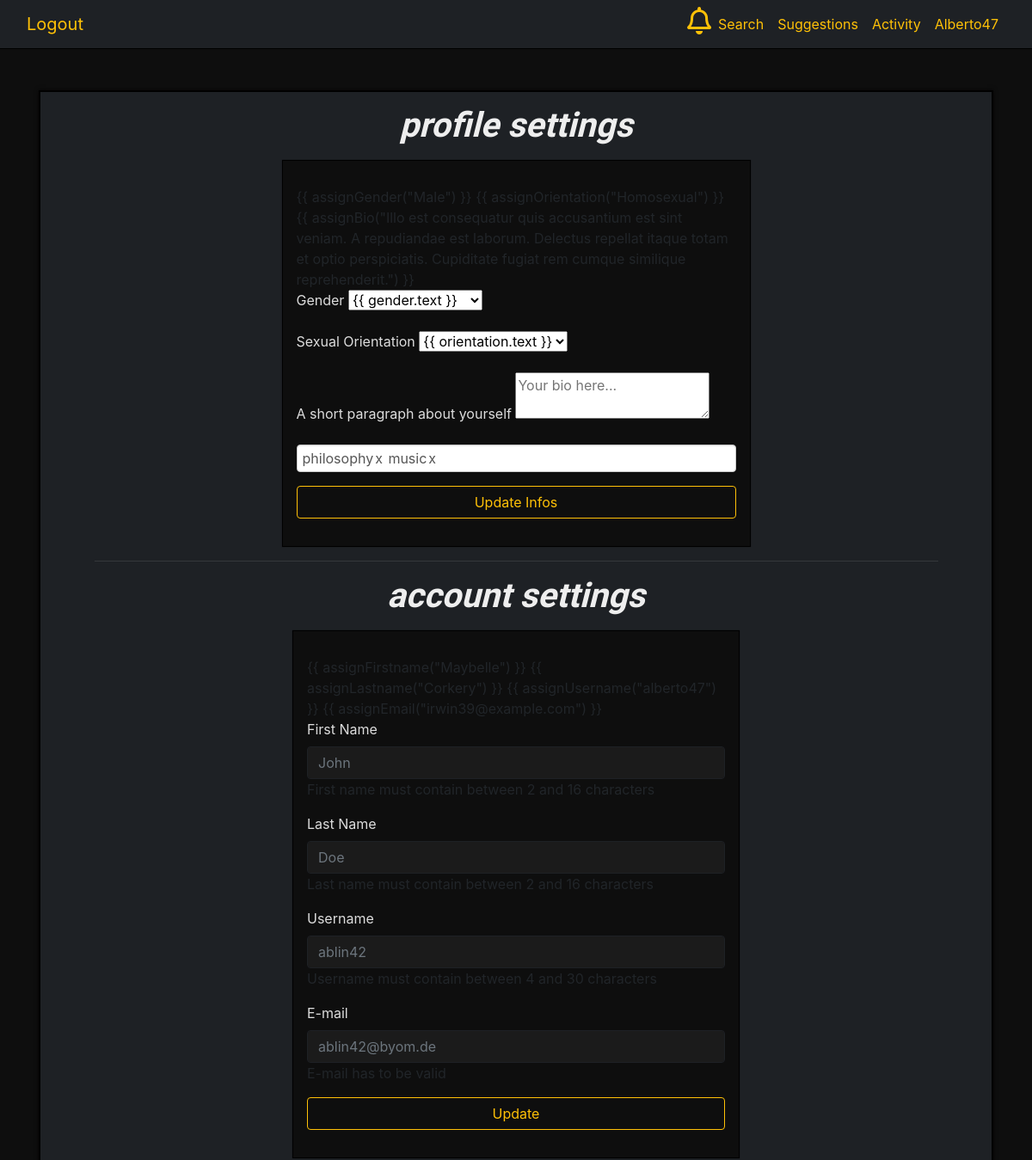
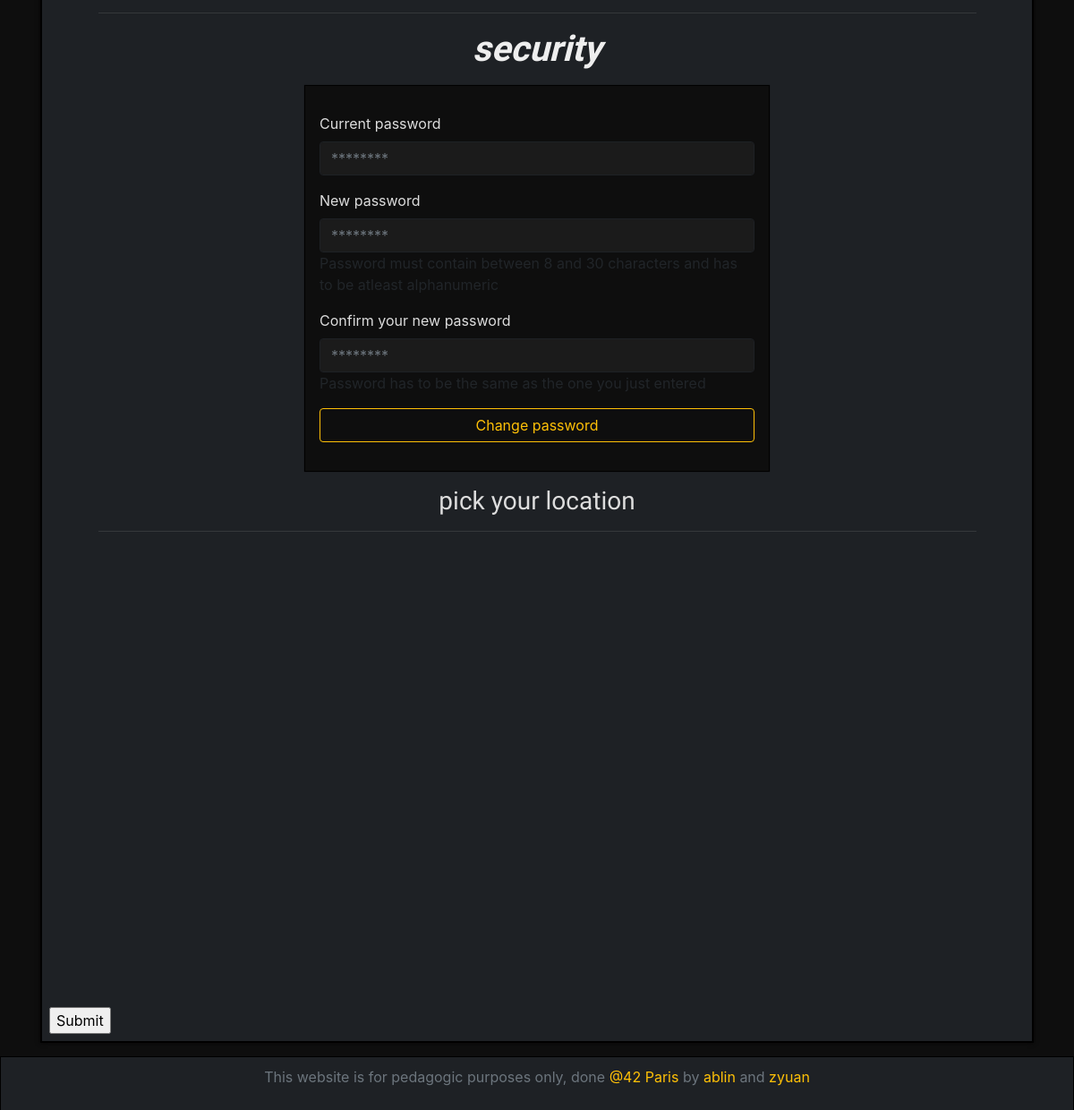
Screenshot of /account.php (signed in) with the database file from the repository (2 pictures, top to bottom).
### tables this page shows
CREATE TABLE `user_info` (
  `id` int(11) NOT NULL,
  `user_id` int(11) NOT NULL,
  `firstname` varchar(64) NOT NULL,
  `lastname` varchar(64) NOT NULL,
  `birth_year` year(4) DEFAULT NULL,
  `bio` varchar(512) DEFAULT NULL,
  `gender` varchar(128) DEFAULT NULL,
  `orientation` varchar(128) DEFAULT 'Bisexual',
  `last_online` datetime NOT NULL DEFAULT CURRENT_TIMESTAMP
);

CREATE TABLE `user` (
  `id` int(11) NOT NULL,
  `username` varchar(30) NOT NULL,
  `password` varchar(255) NOT NULL,
  `email` varchar(255) NOT NULL,
  `mail_token` varchar(128) DEFAULT NULL,
  `confirmed_token` datetime DEFAULT NULL,
  `password_token` varchar(128) DEFAULT NULL
);

### class/autoloader.php (called while the page is built, shortened)
<?php
class autoloader
{
    static function autoload($class_name)
    {
        if (strpos($class_name, __NAMESPACE__ . '\\') == 0)
        {
            $class_name = str_replace(__NAMESPACE__ . '\\', '', $class_name);
        }
    }
}

### class/database.php (called while the page is built, shortened)
<?php
class database
{
    private $db_user;
    private $db_pass;
    private $dsn;
    private $pdo;
    private static $_instance;
    public function __construct($db_name, $db_host = "localhost", $db_user = "root", $db_pass = "root42")
    {
        $this->db_user = $db_user;
        $this->db_pass = $db_pass;
        $this->dsn = "mysql:dbname={$db_name};host={$db_host}";
    }
    public static function getInstance($db_name)
    {
        if (is_null(self::$_instance))
            self::$_instance = new database($db_name);
        return self::$_instance;
    }
    private function getPDO()
    {
        if ($this->pdo === null)
        {
            $pdo = new PDO($this->dsn, $this->db_user, $this->db_pass);
            $pdo->setAttribute(PDO::ATTR_ERRMODE, PDO::ERRMODE_EXCEPTION);
            $this->pdo = $pdo;
        }
        return $this->pdo;
    }
    public function prepare($statement, $attributes, $one = false, $class_name = null)
    {
        $req = $this->getPDO()->prepare($statement);
        $req->execute($attributes);
        if (strpos($statement, "SELECT") !== false)
        {
            if ($class_name === null)
                $req->setFetchMode(PDO::FETCH_OBJ);
            else
                $req->setFetchMode(PDO::FETCH_CLASS, $class_name);
            if ($one)
                $data = $req->fetch();
            else
                $data = $req->fetchAll();
            return $data;
        }
    }
}

### utils/fetch_account_data.php (called while the page is built, shortened)
<?php
$db = database::getInstance('matcha');
if ($_SESSION['id']) {
    $id = secure_input($_SESSION['id']);
    $req = $db->prepare("SELECT * FROM `user_info` WHERE `user_id` = :user_id", array("user_id" => $id));
    if ($req) {
        foreach ($req as $item) {
            $gender = $item->gender;
            $orientation = $item->orientation;
            $bio = $item->bio;
            $firstname = $item->firstname;
            $lastname = $item->lastname;
        }
    }
    $req = $db->prepare("SELECT * FROM `user` WHERE `id` = :user_id", array("user_id" => $id));
    if ($req) {
        foreach ($req as $item) {
            $username = $item->username;
            $email = $item->email;
        }
    }
}

### utils/functions.php (called while the page is built, shortened)
<?php
function secure_input($data)
{
    $data = trim($data);
    $data = stripslashes($data);
    $data = htmlspecialchars($data);
    return $data;
}

### account.php (the view, shortened to what this page needs)
<!DOCTYPE html>
<html lang="en">
<head>
    <link rel="stylesheet" href="style/bootstrap.css">
    <link rel="stylesheet" href="style/style.css">
    <link rel="stylesheet" href="https://use.fontawesome.com/releases/v5.5.0/css/all.css">
</head>
<body>
<?php
require_once("includes/header.php");
require_once("utils/fetch_account_data.php");
?>
<div class="container mt-5 small-page-wrapper">
    <div class="wrapper col-12 p-2">
        <h1>profile settings</h1>
        <div class="register-form-wrapper container col-6 p-3 mt-3 mb-3">
            <form id="infos" name="infos" @submit.prevent="processForm" class="my-2 my-lg-0" method="post">
                {{ assignGender(<?= json_encode($gender) ?>) }}
                {{ assignOrientation(<?= json_encode($orientation) ?>) }}
                {{ assignBio(<?= json_encode($bio) ?>) }}
                <div class="form-group">
                    <label for="gender" class="lab">Gender</label>
                    <select v-model="selectedGender" required>
                        <option v-for="gender in genderOptions" v-bind:value="gender.value">
                            {{ gender.text }}
                        </option>
                    </select>
                </div>
                <div class="form-group">
                    <label for="orientation" class="lab">Sexual Orientation</label>
                    <select v-model="selectedOrientation" required>
                        <option v-for="orientation in orientationOptions" v-bind:value="orientation.value">
                            {{ orientation.text }}
                        </option>-
                    </select>
                </div>
                <div class="form-group" id="tests">
                    <label for="bio" class="lab">A short paragraph about yourself</label>
                    <textarea maxlength="512" v-model="bio" placeholder="Your bio here..." required></textarea>
                </div>
                <div class="form-group">
                </div>
                <div class="form-group">
                    <button type="submit" name="submit_infos" class="btn btn-outline-warning btn-sign-in">Update Infos</button>
                </div>
            </form>
        </div>
        <hr />
        <h1>account settings</h1>
        <div class="gallery-wrapper">
            <div class="register-form-wrapper container col-6 p-3 mt-3 mb-3">
                <form id="account" name="account" @submit.prevent="processForm" class="my-2 my-lg-0" method="post">
                    {{ assignFirstname("<?= $firstname ?>") }}
                    {{ assignLastname("<?= $lastname ?>") }}
                    {{ assignUsername("<?= $username ?>") }}
                    {{ assignEmail("<?= $email ?>") }}
                    <div class="form-group">
                        <label for="firstname" class="lab">First Name</label>
                        <input type="text"
                               name="firstname"
                               placeholder="John"
                               id="firstname"
                               class="form-control"
                               maxlength="16"
                               v-model="firstname"
                               :style="{ borderColor: borderColor.firstname }"
                               @blur="validateFirstname"
                               required>
                        <span v-if="errors.firstname">First name must contain between 2 and 16 characters</span>
                    </div>
                    <div class="form-group">
                        <label for="lastname" class="lab">Last Name</label>
                        <input type="text"
                               name="lastname"
                               placeholder="Doe"
                               id="lastname"
                               class="form-control"
                               maxlength="16"
                               v-model="lastname"
                               :style="{ borderColor: borderColor.lastname }"
                               @blur="validateLastname"
                               required>
                        <span v-if="errors.lastname">Last name must contain between 2 and 16 characters</span>
                    </div>
                    <div class="form-group">
                        <label for="username" class="lab">Username</label>
                        <input type="text"
                               name="username"
                               placeholder="ablin42"
                               id="username"
                               class="form-control"
                               maxlength="30"
                               v-model="username"
                               :style="{ borderColor: borderColor.username }"
                               @blur="validateUsername"
                               required>
                        <span v-if="errors.username">Username must contain between 4 and 30 characters</span>
                    </div>
                    <div class="form-group">
                        <label for="email" class="lab">E-mail</label>
                        <input type="email"
                               name="email"
                               placeholder="ablin42@byom.de"
                               id="email" class="form-control"
                               maxlength="255"
                               v-model="email"
                               :style="{ borderColor: borderColor.email }"
                               @blur="validateEmail"
                               required>
                        <span v-if="errors.email">E-mail has to be valid</span>
                    </div>
                    <div class="form-group">
                        <button type="submit" name="submit_account" class="btn btn-outline-warning btn-sign-in">Update</button>
                    </div>
                </form>
            </div>
        </div>
        <hr />
        <h1>security</h1>
        <div class="gallery-wrapper">
            <div class="register-form-wrapper container col-6 p-3 mt-3 mb-3">
                <form id="security" name="security" @submit.prevent="processForm" class="my-2 my-lg-0" method="post">
                    <div class="form-group">
                        <label for="currpw" class="lab">Current password</label>
                        <input type="password"
                               name="currpw"
                               placeholder="********"
                               id="currpw"
                               class="form-control"
                               maxlength="30"
                               v-model="currpw"
                               required>
                    </div>
                    <div class="form-group">
                        <label for="password" class="lab">New password</label>
                        <input type="password"
                               name="password"
                               placeholder="********"
                               id="password"
                               class="form-control"
                               maxlength="30"
                               v-model="password"
                               :style="{ borderColor: borderColor.password }"
                               @blur="validatePassword"
                               required>
                        <span v-if="errors.password">Password must contain between 8 and 30 characters and has to be atleast alphanumeric</span>
                    </div>
                    <div class="form-group">
                        <label for="password2" class="lab">Confirm your new password</label>
                        <input type="password"
                               name="password2"
                               placeholder="********"
                               id="password2"
                               class="form-control"
                               maxlength="30"
                               v-model="password2"
                               :style="{ borderColor: borderColor.password2 }"
                               @blur="validatePassword2"
                               required>
                        <span v-if="errors.password2">Password has to be the same as the one you just entered</span>
                    </div>
                    <div class="form-group">
                        <button type="submit" name="submit_account" class="btn btn-outline-warning btn-sign-in">Change password</button>
                    </div>
                </form>
            </div>
        </div>
        <h3>pick your location</h3>
        <hr>
        <div class="gallery-wrapper" style="min-height: 500px; overflow: hidden; position: relative;">
        </div>
        <form id="location" name="location" @submit.prevent="processLocation" class="my-2 my-lg-0" method="post">
            <input type="submit" />
        </form>
    </div>
</div>
<?php
require_once("includes/footer.php");
?>
</body>
</html>

### style/style.css (style rules this page uses)
body { background-color: #0e0e0e; }
html { min-width: 450px; min-height: 250px; }
h1, h2, h3, h4, h5, h6 { text-align: center; color: #DDDDDD !important; font-family: 'Titillium Web', sans-serif; font-weight: 500; word-break: break-word; }
h1 { color: #EEEEEE !important; font-style: italic; font-weight: bold; }
.small-page-wrapper { min-height: calc(100vh - 166px); }
hr { border-top: 1px solid rgba(255, 255, 255, 0.1); width: 90%; }
.lab { color: #DDDDDD; }
.wrapper { border: 2px solid black; background-color: #1e2125; margin-bottom: 15px; padding-top: 15px!important; -webkit-box-shadow: 0 0 5px 0 rgba(4, 3, 0, 0.75); -moz-box-shadow: 0 0 5px 0 rgba(4, 3, 0, 0.75); box-shadow: 0 0 5px 0 rgba(4, 3, 0, 0.75); }
.register-form-wrapper { padding-top: 30px!important; background-color: #0e0e0e; border: 1px solid black; -webkit-box-shadow: 0 0 1px 0 rgba(4, 3, 0, 0.75); -moz-box-shadow: 0 0 1px 0 rgba(4, 3, 0, 0.75); box-shadow: 0 0 1px 0 rgba(4, 3, 0, 0.75); }
.btn-sign-in { width: 100%; }
.btn { min-width: 60px; }
.gallery-wrapper { margin: 0 25px 15px 25px; }
.form-control { background-color: #1b1b1b; border: 1px solid #1e2125; color: #BBBBBB; }

### rows the page displays
user_info: gender "\"Male\"", orientation "\"Homosexual\"", bio "\"Illo est consequatur quis accusantium est sint veniam. A repudiandae est laborum. Delectus repellat itaque totam et optio perspiciatis. Cupiditate fugiat rem cumque similique reprehenderit.\"", firstname "Maybelle", lastname "Corkery"
user: username "alberto47", email "irwin39@example.com"

### other values shown
$_SESSION['username'] "Alberto47"
